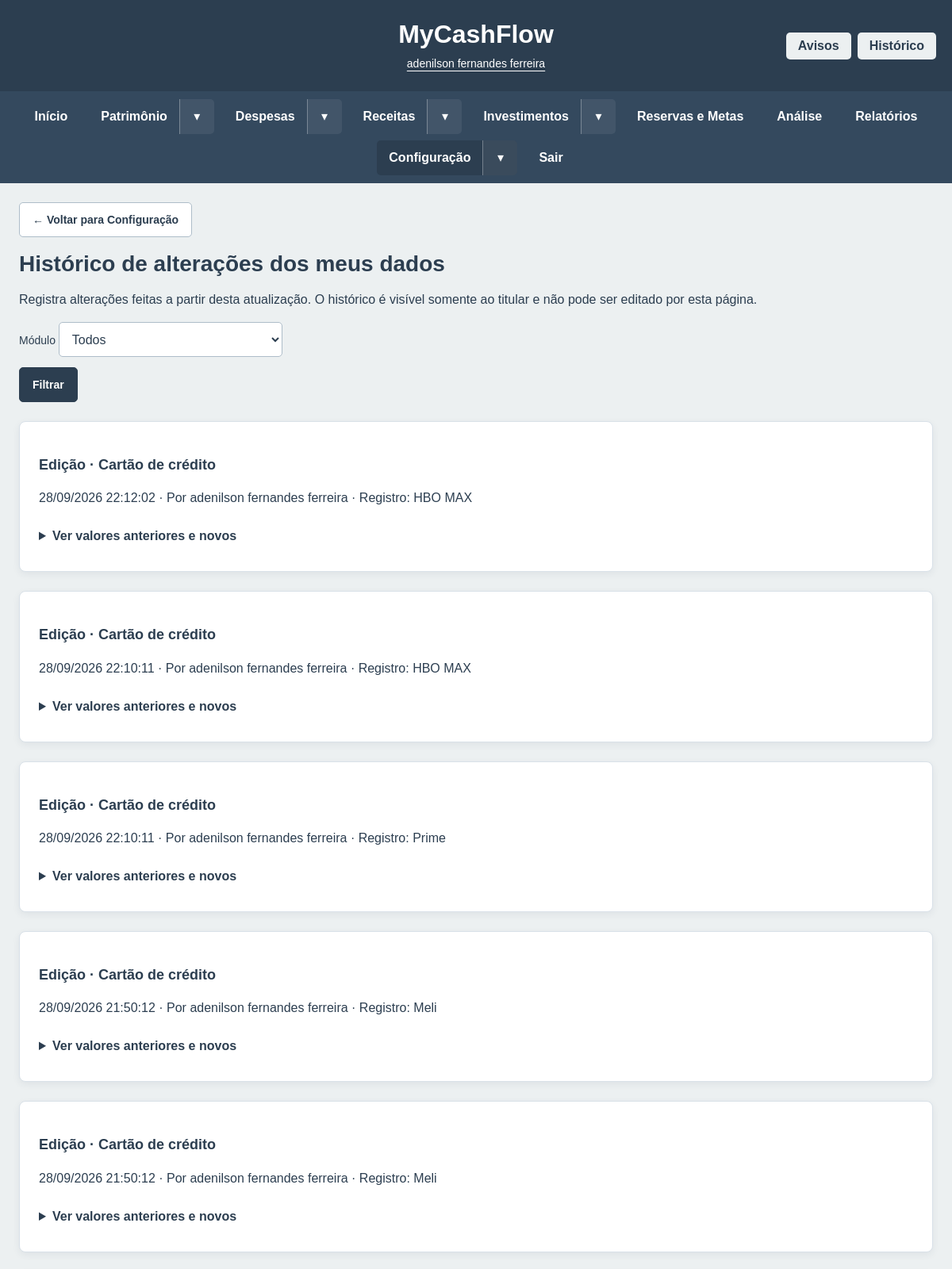
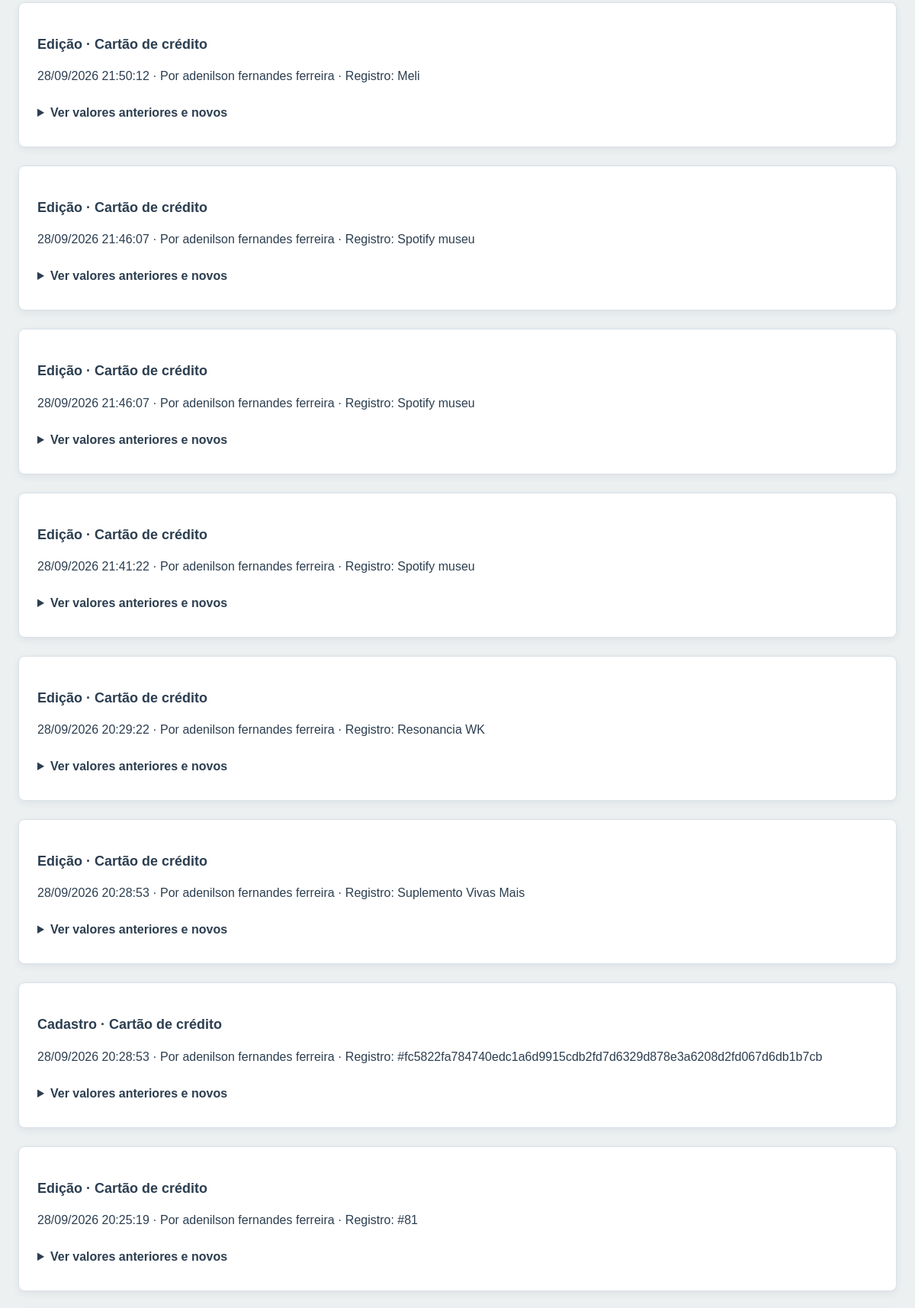
The page /views/historico.php (signed in, upper part) on the database its author committed (2 pictures, top to bottom).
### tables this page shows
CREATE TABLE `historico_alteracoes` (
  `id` bigint(20) UNSIGNED NOT NULL,
  `proprietario_id` int(11) NOT NULL,
  `ator_id` int(11) NOT NULL,
  `modulo` varchar(30) NOT NULL,
  `tabela` varchar(64) NOT NULL,
  `registro` varchar(255) NOT NULL,
  `acao` varchar(12) NOT NULL,
  `antes` longtext DEFAULT NULL,
  `depois` longtext DEFAULT NULL,
  `criado_em` datetime(6) NOT NULL DEFAULT current_timestamp(6)
);

CREATE TABLE `usuarios` (
  `id` int(11) NOT NULL,
  `email` varchar(100) NOT NULL,
  `senha` varchar(255) NOT NULL,
  `status_assinatura` enum('ativo','inativo') DEFAULT 'ativo',
  `data_expiracao` date NOT NULL,
  `criado_em` timestamp NOT NULL DEFAULT current_timestamp(),
  `nome` varchar(100) DEFAULT NULL,
  `email_normalizado` varchar(100) GENERATED ALWAYS AS (lcase(trim(`email`))) STORED
);

### includes/compartilhamento_melhorias.php (called while the page is built, shortened)
<?php
function mcfAvisos(mysqli $c): array {
 $id=mcfUsuarioId();$s=$c->prepare("SELECT c.id,c.versao,c.estado,c.proprietario_id,p.nome AS proprietario_nome,p.email AS proprietario_email,l.nome AS leitor_nome,l.email AS leitor_email FROM compartilhamentos c JOIN usuarios p ON p.id=c.proprietario_id JOIN usuarios l ON l.id=c.leitor_id LEFT JOIN compartilhamento_vistos v ON v.compartilhamento_id=c.id AND v.usuario_id=? WHERE (c.proprietario_id=? OR c.leitor_id=?) AND c.versao>COALESCE(v.versao,0) ORDER BY c.atualizado_em DESC,c.id DESC");
 $s->bind_param('iii',$id,$id,$id);$s->execute();$rows=$s->get_result()->fetch_all(MYSQLI_ASSOC);$s->close();return $rows;
}

### includes/seguranca.php (called while the page is built, shortened)
<?php
function mcfUsuarioId(): int {
    $id = filter_var($_SESSION['usuario_id'] ?? null, FILTER_VALIDATE_INT, ['options'=>['min_range'=>1]]);
    return (int)$id;
}

### includes/compartilhamento.php (called while the page is built, shortened)
<?php
function mcfModulosCompartilhaveis(): array {
    return ['despesas'=>'Despesas', 'receitas'=>'Receitas', 'cartao'=>'Cartão de crédito',
        'saldos'=>'Contas, saldos e movimentações', 'investimentos'=>'Investimentos e proventos',
        'daytrade'=>'Day trade', 'analise'=>'Análise: linhas e notas'];
}

### views/historico.php (the view, shortened to what this page needs)
<?php
require_once __DIR__.'/../config.php';
$uid=mcfUsuarioId();$page=filter_var($_GET['pagina']??1,FILTER_VALIDATE_INT,['options'=>['min_range'=>1,'max_range'=>1000000]]);if(!$page)mcfFalhar(422,'Página inválida.');
$m=$_GET['modulo']??'';if(!is_string($m)||($m!==''&&!isset(mcfModulosCompartilhaveis()[$m])))mcfFalhar(422,'Módulo inválido.');
$offset=($page-1)*50;
$s=$conn->prepare("SELECT h.*,u.nome AS ator_nome,u.email AS ator_email FROM historico_alteracoes h LEFT JOIN usuarios u ON u.id=h.ator_id WHERE h.proprietario_id=? AND (?='' OR h.modulo=?) ORDER BY h.id DESC LIMIT 51 OFFSET ?");$s->bind_param('issi',$uid,$m,$m,$offset);$s->execute();$rows=$s->get_result()->fetch_all(MYSQLI_ASSOC);$s->close();$more=count($rows)>50;$rows=array_slice($rows,0,50);
$cssPagina='/MyCashFlow/assets/css/compartilhamento.css';require __DIR__.'/../includes/header.php';require __DIR__.'/../includes/menu.php';
?>
<main class="compartilhamento">
<a class="mcf-back" href="configuracao.php">← Voltar para Configuração</a><h2 class="mcf-page-title">Histórico de alterações dos meus dados</h2><p>Registra alterações feitas a partir desta atualização. O histórico é visível somente ao titular e não pode ser editado por esta página.</p><form method="get"><label>Módulo <select name="modulo"><option value="">Todos</option></select></label><button>Filtrar</button></form>
<?php foreach($rows as $r): $before=json_decode($r['antes']??'null',true)??[];$after=json_decode($r['depois']??'null',true)??[]; ?><section><h3><?= $e(['cadastrar'=>'Cadastro','editar'=>'Edição','excluir'=>'Exclusão'][$r['acao']]) ?> · <?= $e(mcfModulosCompartilhaveis()[$r['modulo']]??$r['modulo']) ?></h3><p><?= $e(date('d/m/Y H:i:s',strtotime($r['criado_em']))) ?> · Por <?= $e($r['ator_nome']?:($r['ator_email']?:'Usuário #'.$r['ator_id'])) ?> · Registro: <?= $e($after['nome']??$before['nome']??$after['ticker']??$before['ticker']??('#'.$r['registro'])) ?></p><details><summary>Ver valores anteriores e novos</summary></details></section><?php endforeach; ?>
</main><?php require __DIR__.'/../includes/footer.php'; ?>

### assets/css/style.css (style rules this page uses)
body { margin: 0; font-family: Arial, sans-serif; background-color: #ECF0F1; min-height: 100vh; display: flex; flex-direction: column; }

### assets/css/compartilhamento.css (style rules this page uses)
.compartilhamento { width: min(1100px, 100%); box-sizing: border-box; padding: 1rem; margin: 1rem auto; }
.compartilhamento section { background: white; padding: 1.25rem; border-radius: 8px; margin: 1rem 0; border: 1px solid #d9e1e8; }
.compartilhamento p { line-height: 1.5; }
.compartilhamento form { display: grid; gap: .8rem; }
.compartilhamento select, .compartilhamento input:not([type=hidden]):not([type=checkbox]) { padding: .65rem; font: inherit; max-width: 100%; box-sizing: border-box; border: 1px solid #8794a0; border-radius: 4px; }
.compartilhamento button { padding: .7rem 1rem; background: #2c3e50; color: white; border: 1px solid #2c3e50; border-radius: 4px; cursor: pointer; justify-self: start; font: inherit; }
.compartilhamento details { margin-top: 1rem; }
.compartilhamento summary { cursor: pointer; padding: .5rem 0; }
.compartilhamento { color: #2C3E50; }
.compartilhamento a { display: inline-flex; align-items: center; padding: 9px 14px; border: 1px solid #c1cbd4; border-radius: 5px; background: #fff; color: #2C3E50; text-decoration: none; font-weight: bold; line-height: 1.4; transition: background .2s, color .2s, border-color .2s; }
.compartilhamento summary { color: #2C3E50; font-weight: bold; }

### assets/css/padrao.css (style rules this page uses)
:root { --mcf-ink:#2c3e50; --mcf-primary:#34495e; --mcf-surface:#fff; --mcf-page:#ecf0f1; --mcf-border:#d9e1e8; --mcf-row-light:#fff; --mcf-row-dark:#edf1f5; --mcf-row-hover:#e0e8f0; --mcf-radius:8px; }
body { font-family:Arial,sans-serif; background-color:var(--mcf-page); }
body :is(input,select,textarea,button) { font-family:inherit; }
body :is(main,[class$="-layout"],[class$="-page"]) :is(h2,h3) { color:var(--mcf-ink); }
body :is(input:not([type=checkbox]):not([type=radio]):not([type=color]):not([type=hidden]),select,textarea) { border-radius:5px; border-color:#aebdc9; }
body :is(a,button,input,select,textarea,summary):focus-visible { outline:3px solid #28688b; outline-offset:3px; }

### rows shown on the page
historico_alteracoes: acao "Edição", modulo "Cartão de crédito", criado_em "28/09/2026 22:12:02", usuarios.nome "adenilson fernandes ferreira", depois "HBO MAX"
historico_alteracoes: acao "Edição", modulo "Cartão de crédito", criado_em "28/09/2026 22:10:11", usuarios.nome "adenilson fernandes ferreira", depois "HBO MAX"
historico_alteracoes: acao "Edição", modulo "Cartão de crédito", criado_em "28/09/2026 22:10:11", usuarios.nome "adenilson fernandes ferreira", depois "Prime"
historico_alteracoes: acao "Edição", modulo "Cartão de crédito", criado_em "28/09/2026 21:50:12", usuarios.nome "adenilson fernandes ferreira", depois "Meli"
historico_alteracoes: acao "Edição", modulo "Cartão de crédito", criado_em "28/09/2026 21:50:12", usuarios.nome "adenilson fernandes ferreira", depois "Meli"
historico_alteracoes: acao "Edição", modulo "Cartão de crédito", criado_em "28/09/2026 21:50:12", usuarios.nome "adenilson fernandes ferreira", depois "Meli"
historico_alteracoes: acao "Edição", modulo "Cartão de crédito", criado_em "28/09/2026 21:46:07", usuarios.nome "adenilson fernandes ferreira", depois "Spotify museu"
historico_alteracoes: acao "Edição", modulo "Cartão de crédito", criado_em "28/09/2026 21:46:07", usuarios.nome "adenilson fernandes ferreira", depois "Spotify museu"
historico_alteracoes: acao "Edição", modulo "Cartão de crédito", criado_em "28/09/2026 21:41:22", usuarios.nome "adenilson fernandes ferreira", depois "Spotify museu"
historico_alteracoes: acao "Edição", modulo "Cartão de crédito", criado_em "28/09/2026 20:29:22", usuarios.nome "adenilson fernandes ferreira", depois "Resonancia WK"
historico_alteracoes: acao "Edição", modulo "Cartão de crédito", criado_em "28/09/2026 20:28:53", usuarios.nome "adenilson fernandes ferreira", depois "Suplemento Vivas Mais"
historico_alteracoes: acao "Cadastro", modulo "Cartão de crédito", criado_em "28/09/2026 20:28:53", usuarios.nome "adenilson fernandes ferreira", depois+antes+registro "#fc5822fa784740edc1a6d9915cdb2fd7d6329d878e3a6208d2fd067d6db1b7cb"
historico_alteracoes: acao "Edição", modulo "Cartão de crédito", criado_em "28/09/2026 20:25:19", usuarios.nome "adenilson fernandes ferreira", depois+antes+registro "#81"

### other values the page prints
mcfRotuloUsuario() "adenilson fernandes ferreira"
$menuEscape($menuRotulo) "Início"
$menuEscape($menuRotulo) "Patrimônio"
$menuEscape($menuRotulo) "Despesas"
$menuEscape($menuRotulo) "Receitas"
$menuEscape($menuRotulo) "Investimentos"
$menuEscape($menuRotulo) "Reservas e Metas"
$menuEscape($menuRotulo) "Análise"
$menuEscape($menuRotulo) "Relatórios"
$menuEscape($menuRotulo) "Configuração"
$menuEscape($menuRotulo) "Sair"
